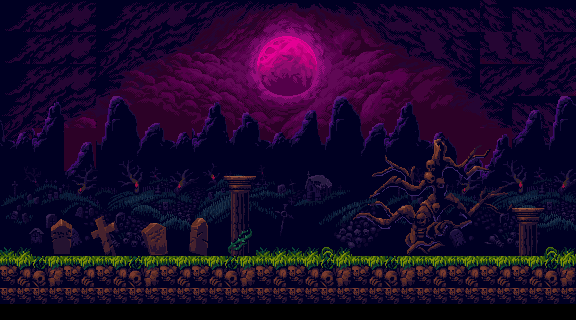

This game map was drawn from its Tiled (.tmx) file and the tilesets committed beside it. A one-line description and the full map source follow:
An orthogonal 18x10 tile map with 32x32 px tiles, 4 tile layers (backgroundLuna, mountains2, graveyard2, suelo2), 5 tilesets and 6 objects.

<map version="1.10" tiledversion="1.10.2" orientation="orthogonal" renderorder="right-down" width="18" height="10" tilewidth="32" tileheight="32" infinite="0" nextlayerid="9" nextobjectid="14">
 <tileset firstgid="1" source="backgroundLuna.tsx" />
 <tileset firstgid="85" source="graveyard2.tsx" />
 <tileset firstgid="121" source="mountains2.tsx" />
 <tileset firstgid="151" source="tileset-sliced.tsx" />
 <tileset firstgid="221" source="objects2.tsx" />
 <layer id="1" name="backgroundLuna" width="18" height="10">
  <data encoding="csv">
1,2,3,1,2,3,4,5,6,7,8,9,10,11,11,24,11,11,
1,2,3,13,14,15,16,17,18,19,20,21,22,23,24,23,23,2,
1,2,3,25,26,27,28,29,30,31,32,33,34,35,36,2,3,14,
13,14,15,37,38,39,40,41,42,43,44,45,46,47,48,36,11,11,
25,49,50,49,50,51,52,53,54,55,56,57,58,59,60,59,36,23,
37,61,62,61,62,63,64,65,66,67,68,69,70,71,72,60,72,59,
49,73,74,73,74,75,76,77,78,79,80,81,82,83,84,72,84,71,
61,61,62,61,62,63,64,65,66,67,68,69,70,71,72,84,71,83,
73,73,74,73,74,75,76,77,78,79,80,81,82,83,84,71,71,82,
0,0,0,0,0,0,0,0,0,0,0,0,0,0,0,0,0,0
</data>
 </layer>
 <layer id="3" name="mountains2" width="18" height="10">
  <data encoding="csv">
0,0,0,0,0,0,0,0,0,0,0,0,0,0,0,0,0,0,
0,0,0,0,0,0,0,0,0,0,0,0,0,0,0,0,0,0,
0,0,0,0,0,0,0,0,0,0,0,0,0,0,0,0,0,0,
123,121,0,125,126,0,121,122,123,124,125,126,121,123,0,0,124,125,
129,127,124,131,132,129,127,128,129,130,131,132,127,129,126,121,130,131,
135,133,130,137,138,135,133,134,135,136,137,138,133,135,132,127,136,137,
141,139,136,143,144,141,139,140,141,142,143,144,139,141,138,133,142,143,
147,145,142,149,150,147,145,146,147,148,149,150,145,147,144,139,148,149,
0,0,148,0,0,0,0,0,0,0,0,0,0,0,150,145,0,0,
0,0,0,0,0,0,0,0,0,0,0,0,0,0,0,0,0,0
</data>
 </layer>
 <layer id="2" name="graveyard2" width="18" height="10">
  <data encoding="csv">
0,0,0,0,0,0,0,0,0,0,0,0,0,0,0,0,0,0,
0,0,0,0,0,0,0,0,0,0,0,0,0,0,0,0,0,0,
0,0,0,0,0,0,0,0,0,0,0,0,0,0,0,0,0,0,
0,0,0,0,0,0,0,0,0,0,0,0,0,0,0,0,0,0,
0,0,0,0,0,0,0,0,0,0,0,0,0,0,0,0,0,0,
85,86,87,88,89,90,91,92,93,94,95,96,85,86,87,88,89,90,
97,98,99,100,101,102,103,104,105,106,107,108,97,98,99,100,101,102,
109,110,111,112,113,114,115,116,117,118,119,120,109,110,111,112,113,114,
115,115,115,115,115,116,117,118,115,116,117,118,115,115,115,115,115,115,
0,0,0,0,0,0,0,0,0,0,0,0,0,0,0,0,0,0
</data>
 </layer>
 <layer id="4" name="suelo2" width="18" height="10">
  <data encoding="csv">
0,0,0,0,0,0,0,0,0,0,0,0,0,0,0,0,0,0,
0,0,0,0,0,0,0,0,0,0,0,0,0,0,0,0,0,0,
0,0,0,0,0,0,0,0,0,0,0,0,0,0,0,0,0,0,
0,0,0,0,0,0,0,0,0,0,0,0,0,0,0,0,0,0,
0,0,0,0,0,0,0,0,0,0,0,289,290,291,292,293,0,0,
0,0,0,0,0,0,0,172,0,0,0,320,321,322,323,324,0,0,
0,345,346,347,348,349,350,186,0,0,0,351,352,353,354,355,172,0,
167,376,377,378,379,380,381,187,167,167,168,382,383,384,385,386,186,168,
181,182,181,181,182,181,181,182,181,181,182,181,182,181,181,181,181,182,
214,214,214,214,214,214,214,214,214,214,214,214,214,214,214,214,214,214
</data>
 </layer>
 <objectgroup id="6" name="sueloObjeto">
  <object id="2" x="0" y="255.333" width="576.667" height="48.6667" />
 </objectgroup>
 <objectgroup id="7" name="objetos">
  <object id="4" x="228.667" y="174" width="24.6667" height="79.3333" />
  <object id="8" x="518" y="206.667" width="22.6667" height="46" />
 </objectgroup>
 <objectgroup id="8" name="limite">
  <object id="10" x="0" y="-0.666667" width="2.66667" height="256" />
  <object id="11" x="574.667" y="-0.666667" width="2" height="255.333" />
  <object id="12" x="5.33333" y="1.33333" width="568.667" />
 </objectgroup>
</map>
